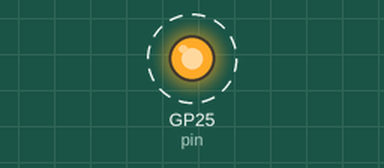
A program run on a simulated Raspberry Pi Pico running MicroPython. Parts: output pins drawn as LEDs (lit = HIGH). Dashed ring = blinking. What the program prints to the serial console is not drawn.

Above: at 0.5 s.
Timing chart, 0 to 4.6 s (numbered marks = the images above):
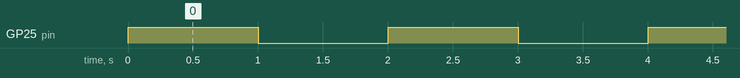

Measured:
- by itself, GP25 (pin): alternates HIGH for 1.0 s and LOW for 1.0 s

The program:

blink.py
```python
from machine import Pin
from time import sleep

# Für Pico W: Die LED muss speziell initialisiert werden
pin = Pin("LED", Pin.OUT)

print("LED starts flashing...")
while True:
    try:
        pin.on()
        print("LED ON")
        sleep(1)
        pin.off()
        print("LED OFF")
        sleep(1)
    except KeyboardInterrupt:
        break

pin.off()
print("Finished.")
```
